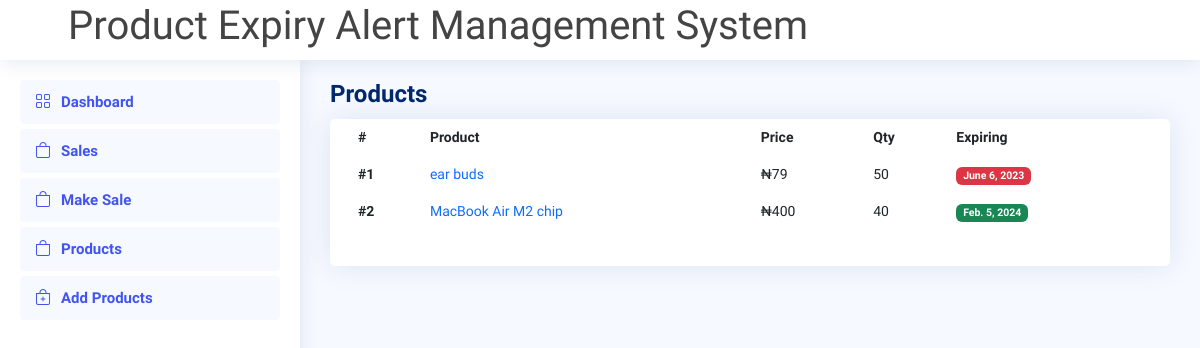
The app's page /inventory/, older data.
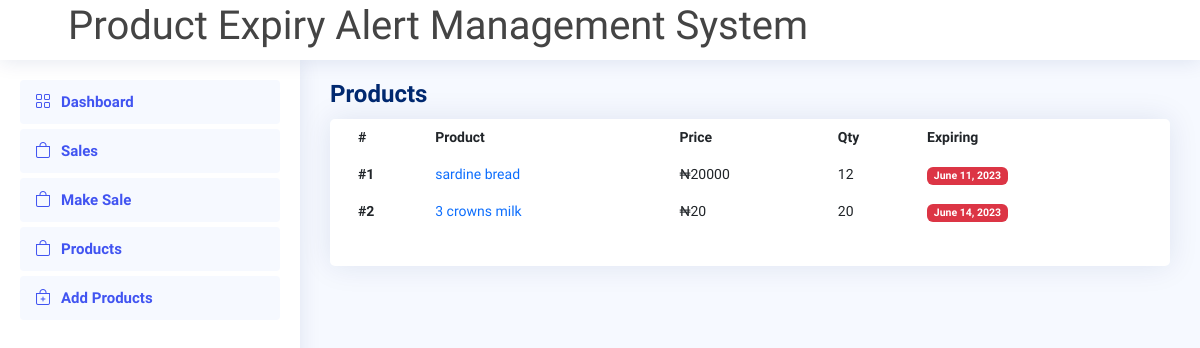
The same page, newer data.
### productManagement/models.py (models this page shows)
class Product(models.Model):
    category = models.ForeignKey(Category, on_delete=models.CASCADE)
    name = models.CharField(max_length=100)
    description = models.CharField(max_length=100)
    price = models.IntegerField()
    quantity = models.IntegerField()
    expiry_date = models.DateField(blank=True, editable=True)
    def __str__(self):
        return str(self.name)

### productManagement/views.py (the view)
# urls.py: path('inventory/', Inventory.as_view(), name='inventory'),
class Inventory(View):
    template_name = "inventory.html"
    def get(self, request):
        inventory = Product.objects.all()
        expired_products = []
        today = date.today()
        for product in inventory:
            if product.expiry_date < today:
                expired_products.append(product)
        data = {"products": list(inventory), 'expired_products': expired_products, "today_now": today}
        print(data)
        return render(request, self.template_name, context=data)

### templates/inventory.html (shortened to what this page needs)
{% extends "base.html" %}
{% block content %}
{% load tz %}
{% now "Y-m-d" as current_date %}
<header id="header" class="header fixed-top d-flex align-items-center">
    <h1 class="text-center p-5">Product Expiry Alert Management System</h1>
</header>
<aside id="sidebar" class="sidebar">
    <ul class="sidebar-nav" id="sidebar-nav">
        <li class="nav-item">
            <a class="nav-link " href="{% url 'index' %}">
                <i class="bi bi-grid"></i>
                <span>Dashboard</span>
            </a>
        </li>
        <li class="nav-item">
            <a class="nav-link " href="{% url 'sale' %}">
                <i class="bi bi-bag"></i>
                <span>Sales</span>
            </a>
        </li>
        <li class="nav-item">
            <a class="nav-link " href="{% url 'make-sale' %}">
                <i class="bi bi-bag"></i>
                <span>Make Sale</span>
            </a>
        </li>
        <li class="nav-item">
            <a class="nav-link " href="{% url 'inventory' %}">
                <i class="bi bi-bag"></i>
                <span>Products</span>
            </a>
        </li>
        <li class="nav-item">
            <a class="nav-link " href="{% url 'add-product' %}">
                <i class="bi bi-bag-plus"></i>
                <span>Add Products</span>
            </a>
        </li>
    </ul>
</aside>
<main id="main" class="main">
    <div class="pagetitle">
        <h1>Products</h1>
    </div>
    <section class="section dashboard">
        <div class="row">
            <div class="col-lg-12">
                <div class="row">
                    <div class="col-12">
                        <div class="card recent-sales overflow-auto">
                            <div class="card-body">
                                <table class="table table-borderless datatable">
                                    <thead>
                                    <tr>
                                        <th scope="col">#</th>
                                        <th scope="col">Product</th>
                                        <th scope="col">Price</th>
                                        <th scope="col">Qty</th>
                                        <th scope="col">Expiring</th>
                                    </tr>
                                    </thead>
                                    <tbody>
                                    {% for item in products %}
                                    <tr>
                                        <th scope="row">#{{item.pk}}</th>
                                        <td><a href="{%  url 'product_detail' product_id=item.pk %}"
                                               class="text-primary">{{item.name}}</a></td>
                                        <td>₦{{item.price}}</td>
                                        <td>{{item.quantity}}</td>
                                        <td>
                                             {% if item.expiry_date|date:"Y-m-d" > today_now|date:"Y-m-d" %}
                                            <span class="badge bg-success">{{item.expiry_date}}</span>
                                            {% else %}
                                            <span class="badge bg-danger">{{item.expiry_date}}</span>
                                            {% endif %}
                                        </td>
                                    </tr>
                                    {% endfor %}
                                    </tbody>
                                </table>
                            </div>
                        </div>
                    </div>
                </div>
            </div>
        </div>
    </section>
</main>
{% endblock %}

Row changes from the older to the newer data that the page shows:
changed Product id 1: name "ear buds" → "sardine bread"; price "79" → "20000"; quantity "50" → "12"; expiry_date "June 6, 2023" → "June 11, 2023"
changed Product id 2: name "MacBook Air M2 chip" → "3 crowns milk"; price "400" → "20"; quantity "40" → "20"; expiry_date "Feb. 5, 2024" → "June 14, 2023"
